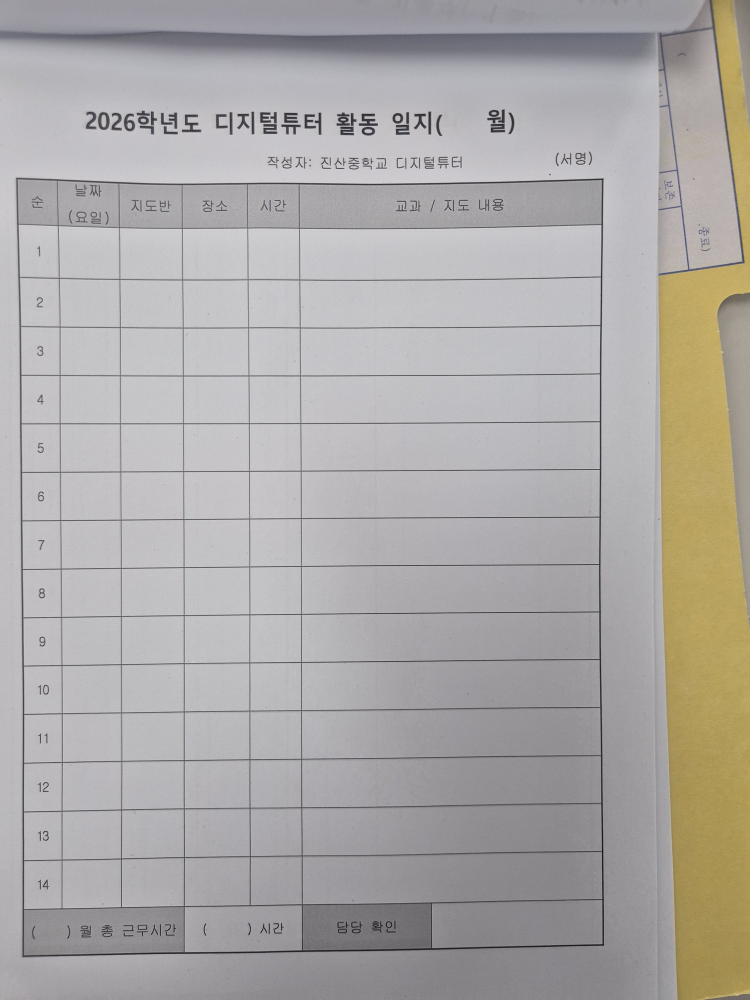
#> input picture data/photos/form_activity.jpg, 1500 x 2000 px (shown at 1/2 size)
$ python dbg_grid.py ../data/photos/form_activity.jpg
#> lines starting #> are read from the running program, lines starting #| are printed output that depends on the picture; after the words box and inside, x2 and y2 are one past the last pixel; in counts of white or black regions, pixels touching at a corner belong together
### sheetparser/preprocess.py
"""용지 검출 + 원근 보정 + 선 마스크."""
import cv2
import numpy as np

PPM = 10  # px/mm


def _order(pts):
    pts = np.array(pts, dtype=np.float32).reshape(4, 2)
    s = pts.sum(1)
    d = np.diff(pts, axis=1).ravel()
    return np.array([pts[np.argmin(s)], pts[np.argmin(d)], pts[np.argmax(s)], pts[np.argmax(d)]], np.float32)


def find_paper(img):
    h, w = img.shape[:2]
    sc = 1000.0 / max(h, w)
    small = cv2.resize(img, None, fx=sc, fy=sc, interpolation=cv2.INTER_AREA)
    g = cv2.GaussianBlur(cv2.cvtColor(small, cv2.COLOR_BGR2GRAY), (9, 9), 0)
    _, th = cv2.threshold(g, 0, 255, cv2.THRESH_BINARY + cv2.THRESH_OTSU)
    th = cv2.morphologyEx(th, cv2.MORPH_CLOSE, np.ones((15, 15), np.uint8))
    # 격자선/글자 구멍 메우기
    cnts, _ = cv2.findContours(th, cv2.RETR_EXTERNAL, cv2.CHAIN_APPROX_SIMPLE)
    if not cnts:
        return None
    c = max(cnts, key=cv2.contourArea)
    if cv2.contourArea(c) < 0.2 * small.shape[0] * small.shape[1]:
        return None
    hull = cv2.convexHull(c)
    quad = None
    peri = cv2.arcLength(hull, True)
    for eps in np.arange(0.01, 0.1, 0.005):
        ap = cv2.approxPolyDP(hull, eps * peri, True)
        if len(ap) == 4:
            quad = ap.reshape(4, 2)
            break
    if quad is None:
        quad = cv2.boxPoints(cv2.minAreaRect(hull))
    quad = _order(quad) / sc
    # 너무 이상한 사각형 / 사진 밖으로 잘림 검사
    m = 0.01 * max(h, w)
    touch = sum([(quad[:, 0] < m).any(), (quad[:, 0] > w - m).any(), (quad[:, 1] < m).any(), (quad[:, 1] > h - m).any()])
    return quad, touch


def rectify(img, force_fullframe=False):
    """반환: (보정 이미지, page_mm, flags, 변환 정보)"""
    flags = []
    res = None if force_fullframe else find_paper(img)
    if res is not None:
        quad, touch = res
        w_ = (np.linalg.norm(quad[1] - quad[0]) + np.linalg.norm(quad[2] - quad[3])) / 2
        h_ = (np.linalg.norm(quad[3] - quad[0]) + np.linalg.norm(quad[2] - quad[1])) / 2
        ratio = max(w_, h_) / max(1.0, min(w_, h_))
        if touch >= 3:
            flags.append({"reason": "paper_clipped"})
            res = None
        elif abs(ratio - 1.414) > 0.12:
            flags.append({"reason": "paper_not_a4_ratio:%.2f" % ratio})
            res = None
    if res is None:
        flags.append({"reason": "no_paper_assume_width_210mm"})
        h, w = img.shape[:2]
        s = 2100.0 / w
        out = cv2.resize(img, None, fx=s, fy=s, interpolation=cv2.INTER_AREA if s < 1 else cv2.INTER_CUBIC)
        return out, [210, round(out.shape[0] / PPM, 1)], flags
    w_ = (np.linalg.norm(quad[1] - quad[0]) + np.linalg.norm(quad[2] - quad[3])) / 2
    h_ = (np.linalg.norm(quad[3] - quad[0]) + np.linalg.norm(quad[2] - quad[1])) / 2
    if w_ > h_:
        W, H, pg = 2970, 2100, [297, 210]
        flags.append({"reason": "landscape_page"})
    else:
        W, H, pg = 2100, 2970, [210, 297]
    dst = np.array([[0, 0], [W - 1, 0], [W - 1, H - 1], [0, H - 1]], np.float32)
    M = cv2.getPerspectiveTransform(quad, dst)
    out = cv2.warpPerspective(img, M, (W, H), flags=cv2.INTER_CUBIC, borderValue=(255, 255, 255))
    return out, pg, flags


def line_mask(img, ppm=PPM):
    g = cv2.cvtColor(img, cv2.COLOR_BGR2GRAY)
    bg = cv2.medianBlur(cv2.dilate(g, np.ones((5, 5), np.uint8)), 4 * ppm + 1)
    diff = cv2.subtract(bg, g)
    mask = (diff > 40).astype(np.uint8) * 255
    mg = int(1.5 * ppm)  # 용지 가장자리 제외
    mask[:mg] = 0; mask[-mg:] = 0; mask[:, :mg] = 0; mask[:, -mg:] = 0
    return mask


def table_rectify(img, keep_frame=False):
    """용지 외곽을 못 쓸 때: 가장 큰 선 덩어리(표)의 외곽 4점을 직사각형으로 편다.
    img는 이미 폭 2100px(=210mm 가정)로 스케일된 상태. 반환 (img2, origin_mm, ok)"""
    m = line_mask(img)
    comb = cv2.dilate(m, np.ones((5, 5), np.uint8))
    n, lab, st, _ = cv2.connectedComponentsWithStats(comb, connectivity=8)
    if n < 2:
        return img, None, False
    main = 1 + int(np.argmax(st[1:, cv2.CC_STAT_AREA]))
    ys, xs = np.nonzero(lab == main)
    pts = np.stack([xs, ys], 1).astype(np.int32)
    hull = cv2.convexHull(pts)
    peri = cv2.arcLength(hull, True)
    quad = None
    for eps in np.arange(0.01, 0.12, 0.005):
        ap = cv2.approxPolyDP(hull, eps * peri, True)
        if len(ap) == 4:
            quad = ap.reshape(4, 2)
            break
    if quad is None:
        quad = cv2.boxPoints(cv2.minAreaRect(hull))
    quad = _order(quad)
    W = int((np.linalg.norm(quad[1] - quad[0]) + np.linalg.norm(quad[2] - quad[3])) / 2)
    H = int((np.linalg.norm(quad[3] - quad[0]) + np.linalg.norm(quad[2] - quad[1])) / 2)
    if keep_frame:  # 페이지 좌표 유지: 표 왼쪽 위 모서리를 원래 위치에 두고 캔버스는 원본 프레임 크기
        x0, y0 = float(quad[0][0]), float(quad[0][1])
        dst = np.array([[x0, y0], [x0 + W, y0], [x0 + W, y0 + H], [x0, y0 + H]], np.float32)
        M = cv2.getPerspectiveTransform(quad, dst)
        out = cv2.warpPerspective(img, M, (img.shape[1], img.shape[0]), flags=cv2.INTER_CUBIC, borderValue=(255, 255, 255))
        return out, [0.0, 0.0], True
    pad = 60
    dst = np.array([[pad, pad], [pad + W, pad], [pad + W, pad + H], [pad, pad + H]], np.float32)
    M = cv2.getPerspectiveTransform(quad, dst)
    out = cv2.warpPerspective(img, M, (W + 2 * pad, H + 2 * pad), flags=cv2.INTER_CUBIC, borderValue=(255, 255, 255))
    return out, [round(float(quad[0][0]) / PPM, 1), round(float(quad[0][1]) / PPM, 1)], True


# [36 lines left out: function flatten, not called in this run]

### sheetparser/grid.py
"""선 마스크 -> 전역 격자 -> 경계 유무/두께 -> 병합. 래스터/벡터 공용 (마스크 해상도 ppm = px/mm)."""
import cv2
import numpy as np


def line_masks(mask, ppm):
    L = max(5, int(3.0 * ppm))
    hk = cv2.getStructuringElement(cv2.MORPH_RECT, (L, 1))
    vk = cv2.getStructuringElement(cv2.MORPH_RECT, (1, L))
    return cv2.morphologyEx(mask, cv2.MORPH_OPEN, hk), cv2.morphologyEx(mask, cv2.MORPH_OPEN, vk)


def _groups(proj, thr, gap):
    idx = np.nonzero(proj >= thr)[0]
    if len(idx) == 0:
        return []
    out, s, p = [], idx[0], idx[0]
    for i in idx[1:]:
        if i - p > gap:
            out.append((int(s), int(p)))
            s = i
        p = i
    out.append((int(s), int(p)))
    return out


def _seg_stats(hb, lines, edges, ppm):
    """hb: (H,W) 선 마스크, lines: [(lo,hi)] axis0 위치, edges: axis1 경계 중심 목록.
    반환 res[k][j] = None | (두께mm, 이중선)"""
    H = hb.shape[0]
    res = []
    for lo, hi in lines:
        a, b = max(0, lo - 2), min(H, hi + 3)
        band = hb[a:b] > 0
        row = []
        for j in range(len(edges) - 1):
            x0, x1 = edges[j], edges[j + 1]
            m = 0.1 * (x1 - x0)
            xa, xb = int(round(x0 + m)), int(round(x1 - m))
            if xb <= xa + 1:
                xa, xb = int(x0), int(x1)
            xa = max(xa, 0)
            seg = band[:, xa:xb]
            if seg.shape[1] == 0:
                row.append(None)
                continue
            hit = seg.any(0)
            if hit.mean() < 0.5:
                row.append(None)
                continue
            prof = seg[:, hit].sum(1) / hit.sum()
            thick = float(prof.sum()) / ppm
            pk = prof.max()
            on = prof > 0.5 * pk
            runs = int(np.sum(on[1:] & ~on[:-1]) + (1 if on[0] else 0))
            row.append((thick, runs >= 2))
        res.append(row)
    return res


def build_grid(mask, ppm, min_len_mm=2.5):
    H, W = mask.shape
    hb, vb = line_masks(mask, ppm)
    k = max(3, int(0.8 * ppm))
    comb = cv2.dilate(hb | vb, np.ones((k, k), np.uint8))
    n, lab, stats, _ = cv2.connectedComponentsWithStats(comb, connectivity=8)
    if n < 2:
        raise RuntimeError("no_lines")
    areas = stats[1:, cv2.CC_STAT_AREA]
    main = 1 + int(np.argmax(areas))
    x, y, w, h = [int(stats[main, i]) for i in range(4)]
    extras = []
    for i in range(1, n):
        if i != main and stats[i, 2] * stats[i, 3] > 0.03 * H * W:
            extras.append([int(stats[i, j]) for j in range(4)])
    sel = (lab[y:y + h, x:x + w] == main)
    hbc = hb[y:y + h, x:x + w] * sel
    vbc = vb[y:y + h, x:x + w] * sel
    thr = min_len_mm * ppm
    gap = max(2, int(1.0 * ppm))
    ylines = _groups(hbc.sum(1) / 255.0, thr, gap)
    xlines = _groups(vbc.sum(0) / 255.0, thr, gap)
    if len(ylines) < 2 or len(xlines) < 2:
        raise RuntimeError("no_grid")

    for _ in range(4):
        ycen = [(a + b) / 2 for a, b in ylines]
        xcen = [(a + b) / 2 for a, b in xlines]
        Hs = _seg_stats(hbc, ylines, xcen, ppm)            # [i][c]
        Vs = _seg_stats(vbc.T, xlines, ycen, ppm)          # [j][r]
        ykeep = [i for i, row in enumerate(Hs) if any(v is not None for v in row)]
        xkeep = [j for j, row in enumerate(Vs) if any(v is not None for v in row)]
        if len(ykeep) == len(ylines) and len(xkeep) == len(xlines):
            break
        ylines = [ylines[i] for i in ykeep]
        xlines = [xlines[j] for j in xkeep]
        if len(ylines) < 2 or len(xlines) < 2:
            raise RuntimeError("no_grid")
    R, C = len(ylines) - 1, len(xlines) - 1
    hs = Hs
    vs = [[Vs[j][r] for j in range(C + 1)] for r in range(R)]

    # union-find 병합
    par = list(range(R * C))

    def f(a):
        while par[a] != a:
            par[a] = par[par[a]]
            a = par[a]
        return a

    def u(a, b):
        a, b = f(a), f(b)
        if a != b:
            par[b] = a
    for r in range(R):
        for c in range(C):
            if c + 1 < C and vs[r][c + 1] is None:
                u(r * C + c, r * C + c + 1)
            if r + 1 < R and hs[r + 1][c] is None:
                u(r * C + c, (r + 1) * C + c)
    changed = True
    while changed:
        changed = False
        comp = {}
        for r in range(R):
            for c in range(C):
                comp.setdefault(f(r * C + c), []).append((r, c))
        for cells in comp.values():
            r0 = min(p[0] for p in cells); r1 = max(p[0] for p in cells)
            c0 = min(p[1] for p in cells); c1 = max(p[1] for p in cells)
            if (r1 - r0 + 1) * (c1 - c0 + 1) != len(cells):
                for rr in range(r0, r1 + 1):
                    for cc in range(c0, c1 + 1):
                        u(r0 * C + c0, rr * C + cc)
                changed = True
    comp = {}
    for r in range(R):
        for c in range(C):
            comp.setdefault(f(r * C + c), []).append((r, c))
    cells = []
    for cs_ in comp.values():
        r0 = min(p[0] for p in cs_); r1 = max(p[0] for p in cs_)
        c0 = min(p[1] for p in cs_); c1 = max(p[1] for p in cs_)
        cells.append((r0, c0, r1 - r0 + 1, c1 - c0 + 1))
    cells.sort()
    # 병합 내부 경계는 NONE
    for (r, c, rs, cs) in cells:
        for rr in range(r, r + rs):
            for cc in range(c + 1, c + cs):
                vs[rr][cc] = None
        for cc in range(c, c + cs):
            for rr in range(r + 1, r + rs):
                hs[rr][cc] = None
    return {
        "xs": [x + v for v in xcen], "ys": [y + v for v in ycen],
        "h": hs, "v": vs, "cells": cells, "extras": extras, "ppm": ppm,
    }


# [52 lines left out: function trim_outer, not called in this run]

### tools/dbg_grid.py
import sys, cv2, numpy as np
sys.path.insert(0, ".")
from sheetparser import preprocess as PP, grid as G
p = sys.argv[1]
img0 = cv2.imread(p)
#> img0 is the input picture: shape (2000, 1500, 3); mean B, G, R 167.5, 169.6, 172.6
print("input", img0.shape)
#| input (2000, 1500, 3)
img, pg, flags = PP.rectify(img0)
#> in find_paper, `_, th = cv2.threshold(g, 0, 255, cv2.THRESH_BINARY + cv2.THRESH_OTSU)`:
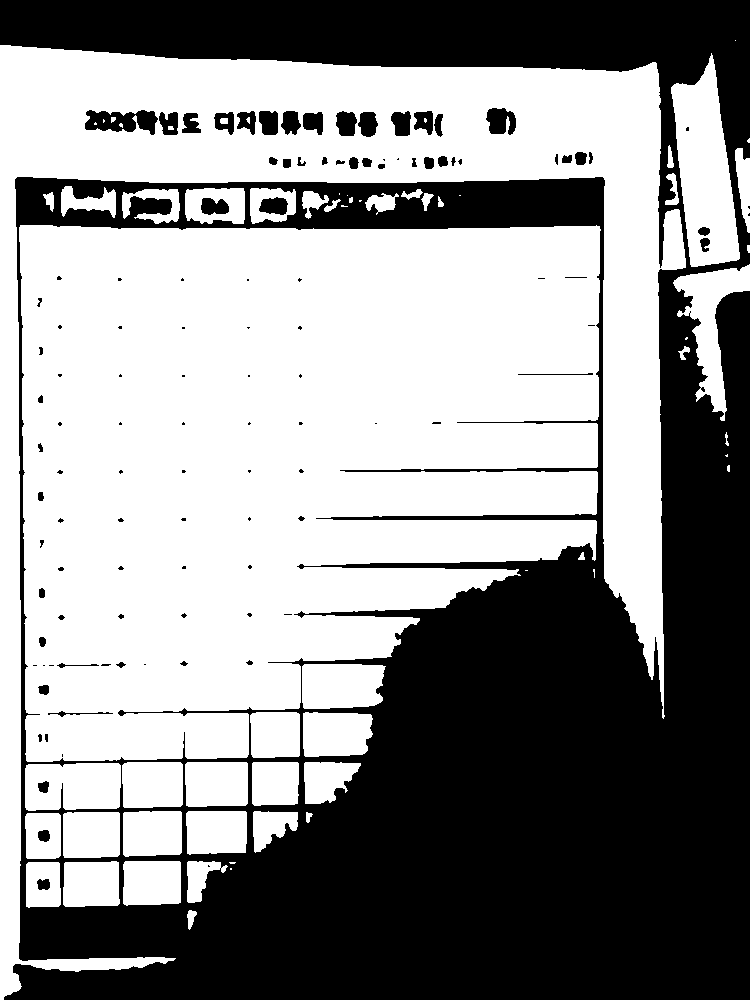
#> th: shape (1000, 750); 57.2% white; 112 black regions (53 under 20 px), largest, box (x1, y1, x2, y2) and area: (0, 0, 750, 1000) 311550, (85, 110, 158, 135) 1189, (486, 108, 516, 135) 598
#> in find_paper, `th = cv2.morphologyEx(th, cv2.MORPH_CLOSE, np.ones((15, 15), np.uint8))`:
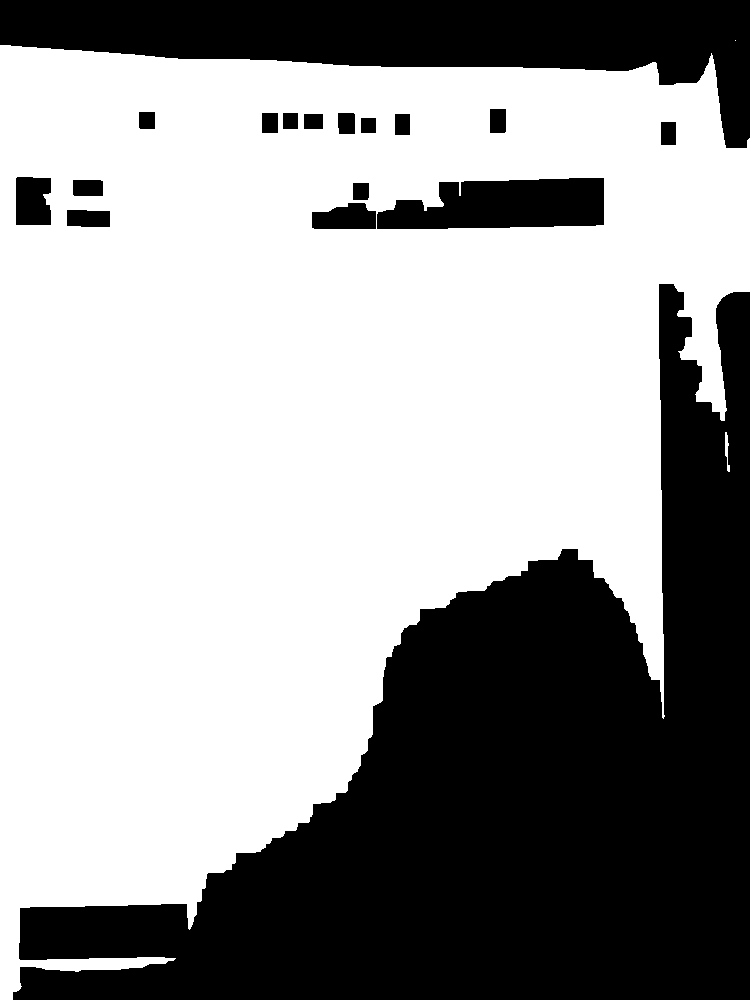
#> th: shape (1000, 750); 61.9% white; 17 black regions
#> in find_paper, `cnts, _ = cv2.findContours(th, cv2.RETR_EXTERNAL, cv2.CHAIN_APPROX_SIM..`: cnts = 3 contours, 1 with area under 20; largest, box (x1, y1, x2, y2) and area: (0, 45, 750, 1000) 478654, (725, 432, 730, 472) 60
#> in find_paper, `c = max(cnts, key=cv2.contourArea)`: c = contour of 588 points, box (x1, y1, x2, y2) (0, 45, 750, 1000), area 478654
#> in find_paper, `hull = cv2.convexHull(c)`: hull = contour of 14 points, box (x1, y1, x2, y2) (0, 45, 750, 1000), area 586148
#> in find_paper, `peri = cv2.arcLength(hull, True)`: peri = 3071
#> the loop in find_paper, `for eps in np.arange(0.01, 0.1, 0.005):` made 3 passes
#> quad on pass 3: [[711, 53], [663, 718], [0, 999], [0, 45]]
#> in _order, `pts = np.array(pts, dtype=np.float32).reshape(4, 2)`: pts = [[711, 53], [663, 718], [0, 999], [0, 45]]
#> in _order, `s = pts.sum(1)`: s = [764, 1381, 999, 45]
#> in _order, `d = np.diff(pts, axis=1).ravel()`: d = [-658, 55, 999, 45]
#> in find_paper, `quad = _order(quad) / sc`: quad = [[0, 90], [1422, 106], [1326, 1436], [0, 1998]]
#> in find_paper, `touch = sum([(quad[:, 0] < m).any(), (quad[:, 0] > w - m).any(), (quad..`: touch = 2
#> in rectify, `res = None if force_fullframe else find_paper(img)`: res = ([[0, 90], [1422, 106], [1326, 1436], [0, 1998]], 2)
#> in rectify, `quad, touch = res`: quad = [[0, 90], [1422, 106], [1326, 1436], [0, 1998]]; touch = 2
#> in rectify, `w_ = (np.linalg.norm(quad[1] - quad[0]) + np.linalg.norm(quad[2] - qua..`: w_ = 1431.1
#> in rectify, `h_ = (np.linalg.norm(quad[3] - quad[0]) + np.linalg.norm(quad[2] - qua..`: h_ = 1620.7
#> in rectify, `ratio = max(w_, h_) / max(1.0, min(w_, h_))`: ratio = 1.13
#> pg = [210, 280]; flags = 2 items
print("rectify", img.shape, pg, flags)
#| rectify (2800, 2100, 3) [210, 280.0] [{'reason': 'paper_not_a4_ratio:1.13'}, {'reason': 'no_paper_assume_width_210mm'}]
if any(f["reason"].startswith(("no_paper", "paper_")) for f in flags):
    img, org, ok = PP.table_rectify(img, keep_frame=True); print("table_rectify", ok)
#> in table_rectify, `n, lab, st, _ = cv2.connectedComponentsWithStats(comb, connectivity=8)`:
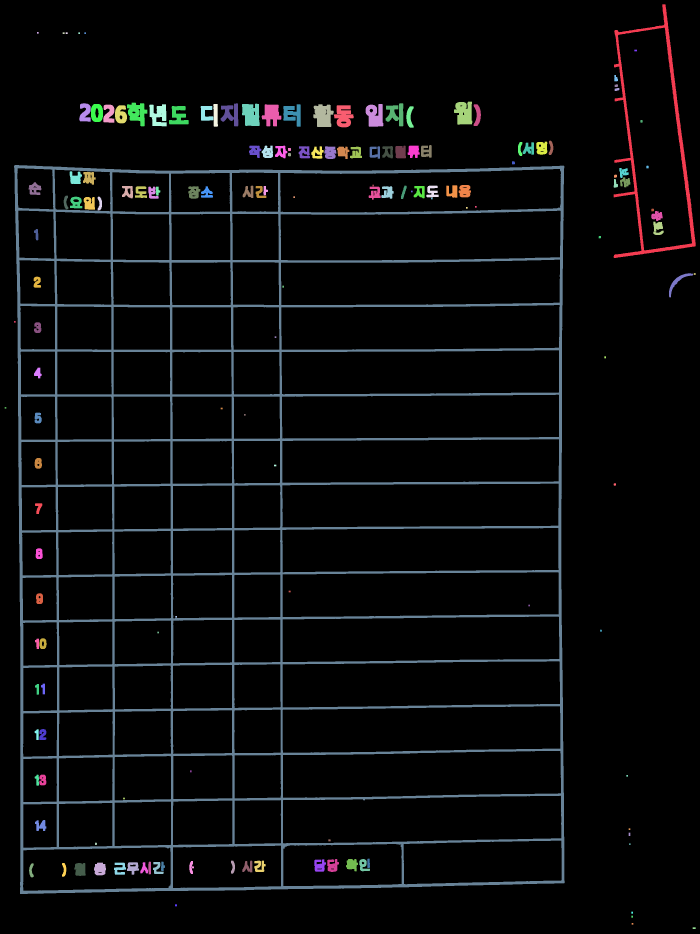
#> lab: shape (2800, 2100) int32 (shown at 1/3 size); 157 distinct labels, from 0 to 156; one colour per label, 0 black
#> in table_rectify, `n, lab, st, _ = cv2.connectedComponentsWithStats(comb, connectivity=8)`: n = 157; st = 157 rows, first 6: [0, 0, 2100, 2800, 5455898], [1841, 13, 246, 761, 18039], [111, 96, 5, 5, 25], [188, 97, 6, 5, 30], [197, 97, 6, 5, 30], [235, 97, 5, 5, 25]
#> in table_rectify, `main = 1 + int(np.argmax(st[1:, cv2.CC_STAT_AREA]))`: main = 52
#> in table_rectify, `pts = np.stack([xs, ys], 1).astype(np.int32)`: pts = 308230 pairs, first value 42 to 1693, second value 495 to 2681
#> in table_rectify, `hull = cv2.convexHull(pts)`: hull = contour of 17 points, box (x1, y1, x2, y2) (42, 495, 1694, 2682), area 3563618
#> in table_rectify, `peri = cv2.arcLength(hull, True)`: peri = 7618.9
#> the loop in table_rectify, `for eps in np.arange(0.01, 0.12, 0.005):` made 1 pass
#> quad on pass 1: [[1692, 2649], [60, 2681], [44, 495], [1692, 498]]
#> in table_rectify, `quad = _order(quad)`: quad = [[44, 495], [1692, 498], [1692, 2649], [60, 2681]]
#> in table_rectify, `W = int((np.linalg.norm(quad[1] - quad[0]) + np.linalg.norm(quad[2] - ..`: W = 1640
#> in table_rectify, `H = int((np.linalg.norm(quad[3] - quad[0]) + np.linalg.norm(quad[2] - ..`: H = 2168
#> in table_rectify, `x0, y0 = float(quad[0][0]), float(quad[0][1])`: x0 = 44; y0 = 495
#> in table_rectify, `dst = np.array([[x0, y0], [x0 + W, y0], [x0 + W, y0 + H], [x0, y0 + H]..`: dst = [[44, 495], [1684, 495], [1684, 2663], [44, 2663]]
#> in table_rectify, `M = cv2.getPerspectiveTransform(quad, dst)`: M = [[0.976, -0.00734, 4.57], [-0.00662, 0.977, 10.17], [-9.77e-06, -4.36e-06, 1]]
#> in table_rectify, `out = cv2.warpPerspective(img, M, (img.shape[1], img.shape[0]), flags=..`:
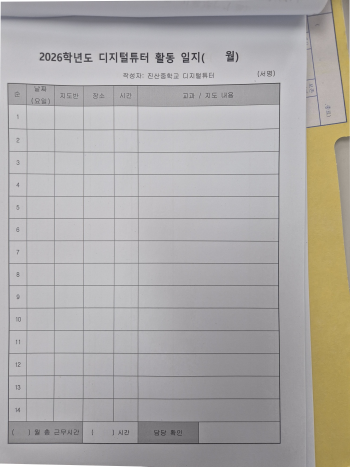
#> out: shape (2800, 2100, 3) (shown at 1/6 size); mean B, G, R 167.5, 169.7, 172.8
#> after `img, org, ok = PP.table_rectify(img, keep_frame=True)`: org = [0, 0]; ok = True
#| table_rectify True
cv2.imwrite("/tmp/dbg_rect.png", img)
mask = PP.line_mask(img)
hb, vb = G.line_masks(mask, 10)
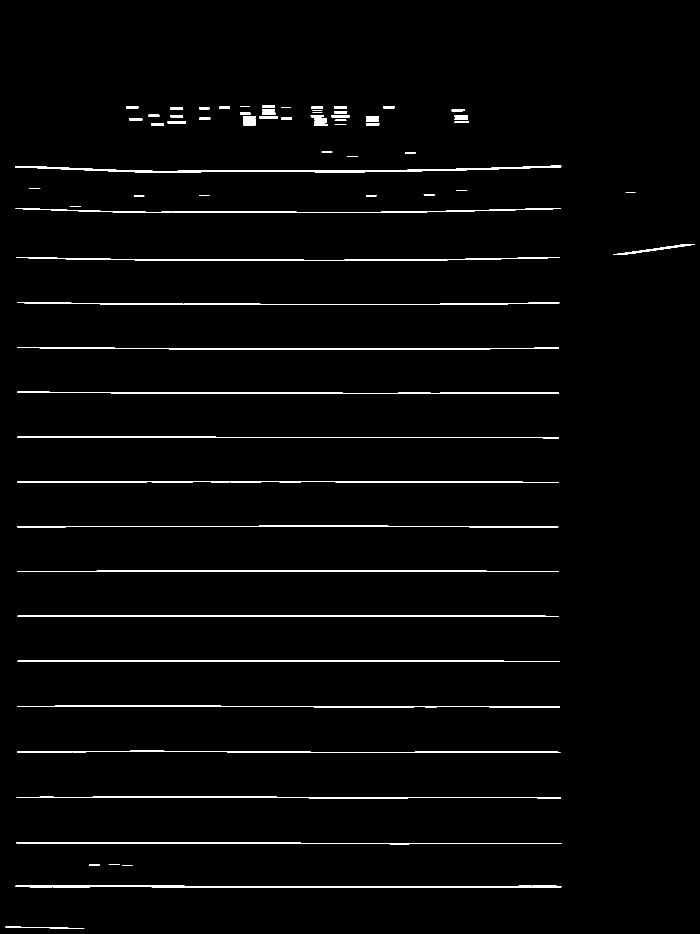
#> hb: shape (2800, 2100) (shown at 1/3 size); 1.7% white; 74 white regions, largest, box (x1, y1, x2, y2) and area: (45, 497, 1684, 517) 8073, (47, 2656, 1685, 2664) 7859, (52, 907, 1679, 915) 4989
#> vb: shape (2800, 2100); 1.1% white; 59 white regions, largest, box (x1, y1, x2, y2) and area: (46, 498, 57, 2664) 10497, (1669, 497, 1683, 2663) 10038, (826, 511, 831, 2664) 5588
ppm = 10
print("mask ink px", (mask > 0).sum())
#| mask ink px 196901
#> (the rest of the program and of its run is left out)
